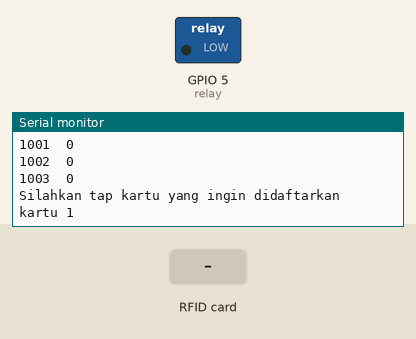
The sketch below on a simulated ESP8266 (NodeMCU). Shown: switched loads named in the sketch (green lamp = pin HIGH), the last lines printed to the serial monitor. Inputs (shaded band) come from the test bench. WiFi joins after 1.5 s; servers stay silent unless stated; uploads are accepted with an empty reply; EEPROM starts erased.

Above: at 2.5 s.
2.6 s: RFID card 5E 7A 19 C4 held to the reader
At 3.4 s:
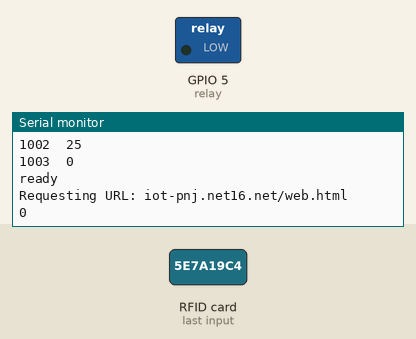
At 5.2 s:
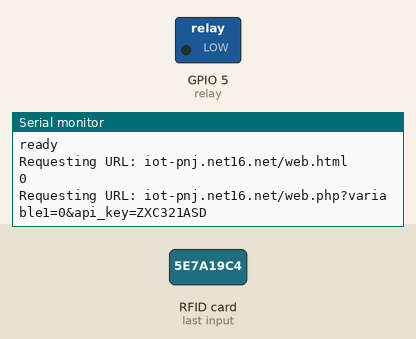
Timing chart, 0 to 6.7 s (numbered marks = the images above; inputs shaded):
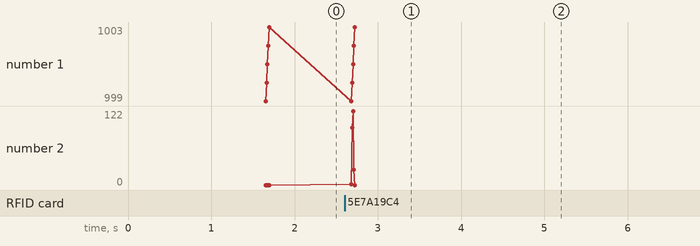

Measured:
- after the input at 2.6 s, the serial monitor: prints a new line at once (image 1)

The sketch:

RFID_web.ino
```cpp
#include <ESP8266WiFi.h>
#include <SPI.h>
#include <MFRC522.h>
#include <EEPROM.h>

//============================================
//wifi variable
//char ssid[] = "Kyrana Cell - Online";          //  your network SSID (name)
char ssid[] = "Brisik Boss !!";
char pass[] = "distorsi";   // your network password
int status = WL_IDLE_STATUS;
WiFiClient  client;

//============================================
//000webhost variable
String dat;
const char* host = "iot-pnj.net16.net";
const char* api   = "ZXC321ASD";

//============================================
// RFID Variable
#define SS_PIN 16
#define RST_PIN 10

MFRC522 rfid(SS_PIN, RST_PIN); // Instance of the class
MFRC522::MIFARE_Key key;

byte nuidPICC[3];
byte A[4];
void bacaRFID();
void regisRFID();
//============================================
//EEPROM Variable
void clearEEP(int minADDR,int maxADDR,int Value);
byte value;
int address = 999;
int minaddr=1000;
int maxaddr=2000;
int maxcard=1;
int ncard;
boolean match=false;

//============================================
//Relay
int q=0;
int door_stat;
#define relay 5

//============================================
//Global Variable
char x;
int i=0;
String in;

void setup()
{
  //============================================
  //inisialisasi
  Serial.begin(115200);      // Init Serial
  SPI.begin();               // Init SPI bus
  rfid.PCD_Init();           // Init MFRC522
  EEPROM.begin(maxaddr);     // Define max address
  clearEEP(998,maxaddr,0); // Uncomment to clear EEPROM
  pinMode(relay,OUTPUT);     // Define relay as output
  //===========================================
  // wait for Serial Communication
  while (!Serial){;}
  Serial.println();
  //============================================
  //init WiFi
  //Waiting for ESP to connect wifi
  Serial.println();
  Serial.print("Connecting to ");
  Serial.println(ssid);
  WiFi.begin(ssid, pass);
  while (WiFi.status() != WL_CONNECTED) {
    delay(500);
    Serial.print(".");
  }
  Serial.println("");
  Serial.println("WiFi connected");
  Serial.println(WiFi.localIP());
  //============================================
  //check EEPROM
  Serial.println();
     for ( int j = 0; j < 1+(maxcard*4); j++ )
     {
      value = EEPROM.read(address+j);
      Serial.print(address+j);
      Serial.print("\t");
      Serial.print(value, DEC);
      Serial.println();
      delay(10);
     }
  //============================================
  //clear nuid variable
  for (byte i = 0; i < 4; i++)
  {
    //key.keyByte[i] = 0xFF;
    nuidPICC[i]= 0xFF;
  }
  //rfid.PCD_SetAntennaGain(rfid.RxGain_max); // Uncomment to increase detection range
                                              // of RC522 module
  //===========================================
  //Wait for RFID read and register to EEPROM
  while(1)
  {
  regisRFID();
  if(EEPROM.read(999)==maxcard){delay(10);break;}
  }
  //===========================================
  digitalWrite(relay,LOW);// set relay to low
  Serial.println("ready");// print ready to indicate device is ready to use
}

void loop()
{
  bacaRFID();                        // Read RFID
  in=read_web();                     // Read Web
  q=in.toInt();              // convert value from string to integer
  if(cariRFID(nuidPICC))             // Check if RFID has been registered before
  {
    q=!q;
    Serial.println("kartu dikenali");//card is recognised
  }
  else
  {
    if(nuidPICC[0]!=255 &&
       nuidPICC[1]!=255 &&
       nuidPICC[2]!=255 &&
       nuidPICC[3]!=255)
    {
      Serial.println("kartu tidak dikenal");//card is not recognised
    };
  };
  if(q)
  {
    digitalWrite(relay,HIGH);
  }
  else
  {
    digitalWrite(relay,LOW);
  }
  Serial.println(q);
  //===========================================
  // Clear nuid variable
  for (byte i = 0; i < 6; i++)
  {
    nuidPICC[i]= 0xFF;
  }
  delay(1000);
  send_web(q);
  delay(1000);
}

void readID( int number )
{
  int start = (number * 4 ) + 1000;     // Figure out starting position
  for ( int i = 0; i < 4; i++ ) {     // Loop 4 times to get the 4 Bytes
    A[i] = EEPROM.read(start + i);   // Assign values read from EEPROM to array
  }
}
boolean cariRFID(byte B[])
{
  int count=EEPROM.read(999);
  for ( int i = 0; i <= count; i++ )
  {
    readID(i);
    if(compRFID(B,A))
    {
      return true;
      break;
    }
  }
  return false;
}
boolean compRFID( byte a[], byte b[] )
{
  if ( a[0] != NULL )       // Make sure there is something in the array first
    match = true;       // Assume they match at first
  for ( int k = 0; k < 4; k++ ) {   // Loop 4 times
    if ( a[k] != b[k] )     // IF a != b then set match = false, one fails, all fail
      match = false;
  }
  if ( match ) {      // Check to see if if match is still true
    return true;      // Return true
  }
  else  {
    return false;       // Return false
  }
}
void regisRFID()
{
  while(EEPROM.read(999)<maxcard)//if no card registered in EEPROM
  {
    Serial.println("Silahkan tap kartu yang ingin didaftarkan");
    ncard=EEPROM.read(999);
    Serial.print("kartu ");
    Serial.println(ncard+1);
     //========================================
     //read RFID card, loop if no card detected
     while(1)
     {
      bacaRFID();
      delay(10);
      if(nuidPICC[0]!=255 && nuidPICC[1]!=255 && nuidPICC[2]!=255)
      {
        if(cariRFID(nuidPICC))
        {
          Serial.println("Kartu sudah terdaftar");
          for (byte i = 0; i < 4; i++)
         {
          nuidPICC[i]= 0xFF;
         }
        }
        else
        {
          break;
        }
      }
     }
     //========================================
     //write card to EEPROM
     int dptr = (ncard*4)+minaddr;
     for ( int j = 0; j < 4; j++ )          // Loop 4 times
     {
      EEPROM.write(j+dptr, nuidPICC[j] );  // Write scanned PICC's UID to EEPROM, start from address 3
      delay(10);
     }
     for (byte i = 0; i < 4; i++)
     {
      nuidPICC[i]= 0xFF;
     }
   EEPROM.write(999, ncard+1);
   EEPROM.commit();
   delay(10);
  }
  //========================================
  //check the EEPROM value
  for ( int j = 0; j < 1+(maxcard*4); j++ )
  {
    value = EEPROM.read(address+j);
    Serial.print(address+j);
    Serial.print("\t");
    Serial.print(value, DEC);
    Serial.println();
    delay(10);
  }
}
void bacaRFID()//read RFID card
{
    // Look for new cards
  if ( ! rfid.PICC_IsNewCardPresent())
    return;

  // Verify if the NUID has been readed
  if ( ! rfid.PICC_ReadCardSerial())
    return;

  MFRC522::PICC_Type piccType = rfid.PICC_GetType(rfid.uid.sak);
  // Check is the PICC of Classic MIFARE type
  if (piccType != MFRC522::PICC_TYPE_MIFARE_MINI &&
    piccType != MFRC522::PICC_TYPE_MIFARE_1K &&
    piccType != MFRC522::PICC_TYPE_MIFARE_4K) {
    Serial.println(F("Kartu tidak kompatibel, Coba kartu lain"));
    return;
  }

    // Store NUID into nuidPICC array
    for (byte i = 0; i < 4; i++)
    {
      nuidPICC[i] = rfid.uid.uidByte[i];
      Serial.print(nuidPICC[i]);
      Serial.print(" ");
    }
    Serial.println();

  // Halt PICC
  rfid.PICC_HaltA();

  // Stop encryption on PCD
  //rfid.PCD_StopCrypto1();
  //return 1;
}
void clearEEP(int minADDR,int maxADDR,int Value)//to erase data from EEPROM
{
    for (int i = minADDR; i < maxADDR; i++)
    {
      EEPROM.write(i, Value);
    }
}

void send_web(int data)
{
   String Buff;
   Buff=String(data,DEC); //convert int to string

   WiFiClient client;
   const int httpPort = 80;
   if (!client.connect(host, httpPort))
   {
     Serial.println("connection failed");
     return;
   }
   String url = "/web.php?";
   url += "variable1=";
   url += Buff;
   url += "&api_key=";
   url += api;

   Serial.print("Requesting URL: ");
   Serial.print(host);
   Serial.println(url);

   client.print(String("POST ") + url + " HTTP/1.1\r\n" +
               "Host: " + host + "\r\n" +
               "Connection: close\r\n\r\n");
}

String read_web()
{
  String url = "/web.html";
  String line;
  String buff;
  String var="";
  WiFiClient client;
   const int httpPort = 80;
   if (!client.connect(host, httpPort))
   {
     Serial.println("connection failed");
     //return;
   }

  Serial.print("Requesting URL: ");
  Serial.print(host);
  Serial.println(url);

  client.print(String("POST ") + url + " HTTP/1.1\r\n" +
               "Host: " + host + "\r\n" +
               "Connection: close\r\n\r\n");

  unsigned long timeout = millis();
  while (client.available() == 0)
  {
    if (millis() - timeout > 5000) {
      Serial.println(">>> Client Timeout !");
      client.stop();
    }
  }
  // Read all the lines of the reply from server and print them to Serial
  while(client.available())
  {
    buff = client.readStringUntil('\n');
    if(buff.startsWith("Variable1="))
    {
      //use subtring 10 because "Variable1=" has 10 character
      //                         12345678910
      line=buff.substring(10);
    }
  }
  return line;
}
```
